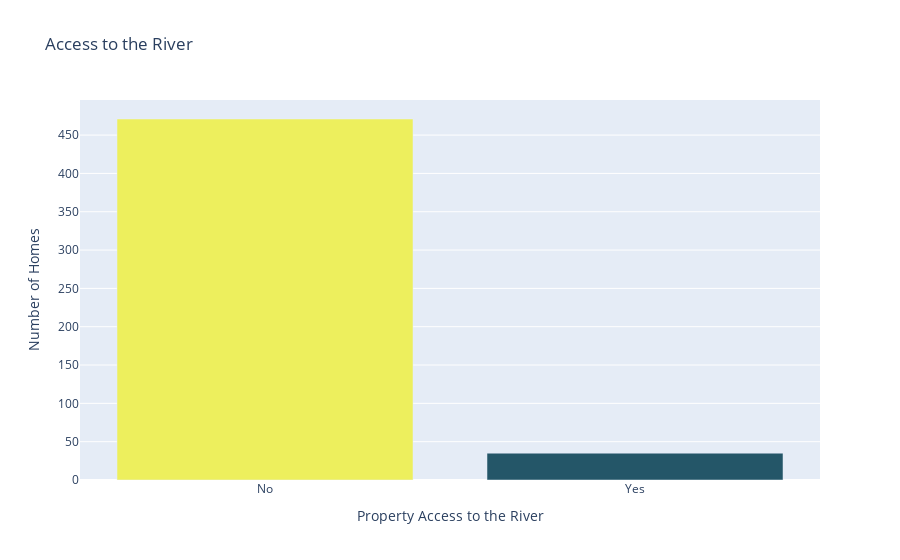

Notebook code for this chart:
### Code cell
bar = px.bar(
    x = ["No", "Yes"],
    y = river_access.values,
    color = river_access.values,
    color_continuous_scale = px.colors.sequential.Aggrnyl,
    title = "Access to the River",
)

bar.update_layout(
    xaxis_title = "Property Access to the River",
    yaxis_title = "Number of Homes",
    coloraxis_showscale = False,
)

bar.show()

### Figure 1 — Plotly figure (JSON) as saved in the notebook; plotly's stock layout.template omitted (floating-point values rounded to 4 significant figures)
{"data": [{"alignmentgroup": "True", "hovertemplate": "x=%{x}<br>y=%{y}<br>color=%{marker.color}<extra></extra>", "legendgroup": "", "marker": {"color": [471, 35], "coloraxis": "coloraxis", "pattern": {"shape": ""}}, "name": "", "offsetgroup": "", "orientation": "v", "showlegend": false, "textposition": "auto", "type": "bar", "x": ["No", "Yes"], "xaxis": "x", "y": [471, 35], "yaxis": "y"}], "layout": {"barmode": "relative", "coloraxis": {"colorbar": {"title": {"text": "color"}}, "colorscale": [[0, "rgb(36, 86, 104)"], [0.1667, "rgb(15, 114, 121)"], [0.3333, "rgb(13, 143, 129)"], [0.5, "rgb(57, 171, 126)"], [0.6667, "rgb(110, 197, 116)"], [0.8333, "rgb(169, 220, 103)"], [1, "rgb(237, 239, 93)"]], "showscale": false}, "legend": {"tracegroupgap": 0}, "title": {"text": "Access to the River"}, "xaxis": {"anchor": "y", "domain": [0, 1], "title": {"text": "Property Access to the River"}}, "yaxis": {"anchor": "x", "domain": [0, 1], "title": {"text": "Number of Homes"}}}}
